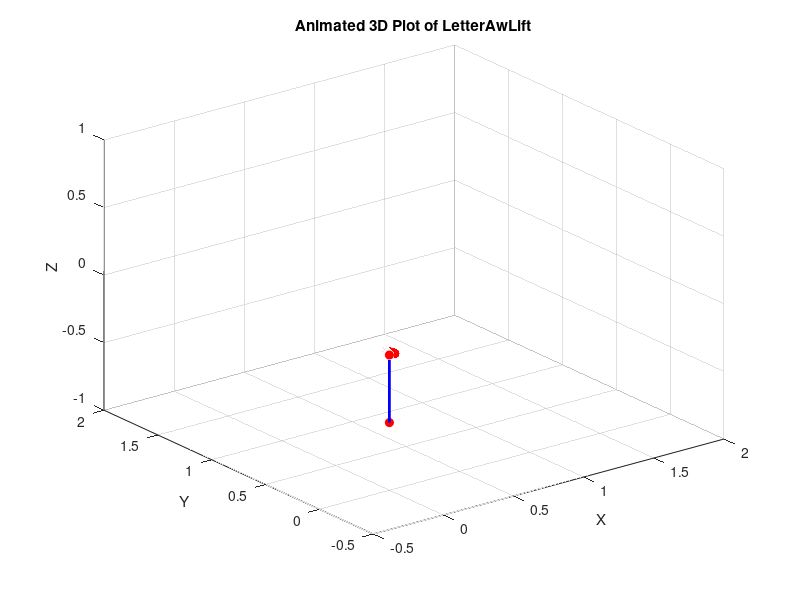

Source code (MATLAB):
clc; clear; close all;

% Load the data
points = csvread('LetterA.csv');

% Remove NaN rows (separators)
valid_rows = ~isnan(points(:,1));
points = points(valid_rows, :);

% Initialize new matrix with z dimension
LetterAwLift = [];

% Add initial transition point
LetterAwLift = [LetterAwLift; points(1,1), points(1,2), -0.5];

% Process points and insert transition markers where needed
for i = 1:length(points)-1
    LetterAwLift = [LetterAwLift; points(i,1), points(i,2), 0];
    dist = norm(points(i+1,:) - points(i,:));
    if dist > 0.25
        LetterAwLift = [LetterAwLift; points(i,1), points(i,2), -0.5];
    end
end

% Add last point and final transition marker
LetterAwLift = [LetterAwLift; points(end,1), points(end,2), 0];
LetterAwLift = [LetterAwLift; points(end,1), points(end,2), -0.5];

% Create a figure
figure;
hold on;
grid on;
axis([-0.5 2 -0.5 2 -1 1]); % Adjusted for 3D space
xlabel('X'); ylabel('Y'); zlabel('Z');
title('Animated 3D Plot of LetterAwLift');
view(3);

% Initialize plot handles
hPoints = plot3(NaN, NaN, NaN, 'ro', 'MarkerFaceColor', 'r');
hLines = plot3(NaN, NaN, NaN, 'b-', 'LineWidth', 2);

% Animate the drawing process
for i = 1:length(LetterAwLift)-1
    set(hPoints, 'XData', LetterAwLift(1:i,1), 'YData', LetterAwLift(1:i,2), 'ZData', LetterAwLift(1:i,3));
    if LetterAwLift(i,3) == 0 && LetterAwLift(i+1,3) == 0
        set(hLines, 'XData', LetterAwLift(1:i,1), 'YData', LetterAwLift(1:i,2), 'ZData', LetterAwLift(1:i,3));
    end
    pause(0.1); % Small delay for animation effect
    drawnow;
end

hold off;
